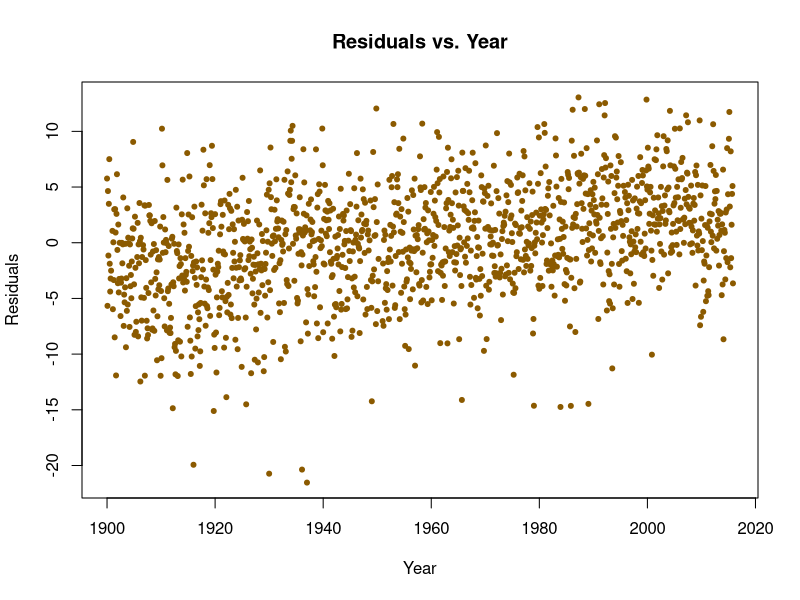
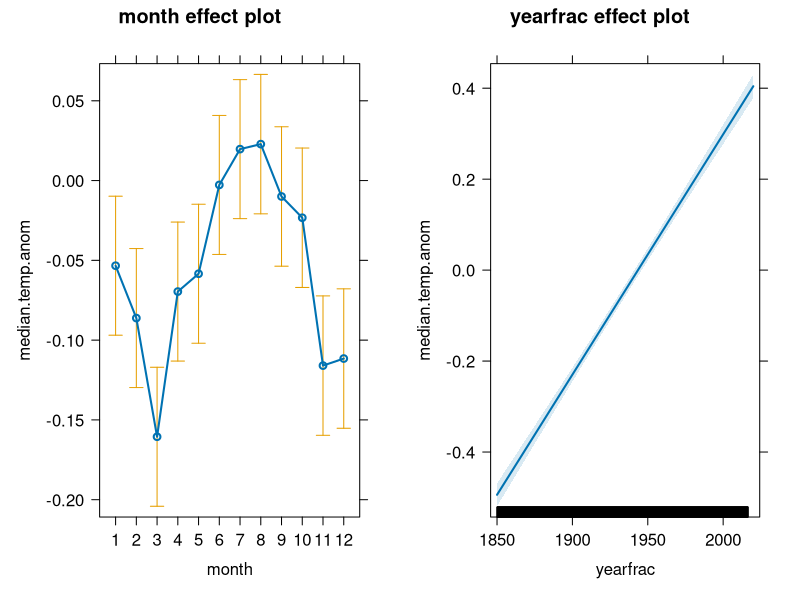
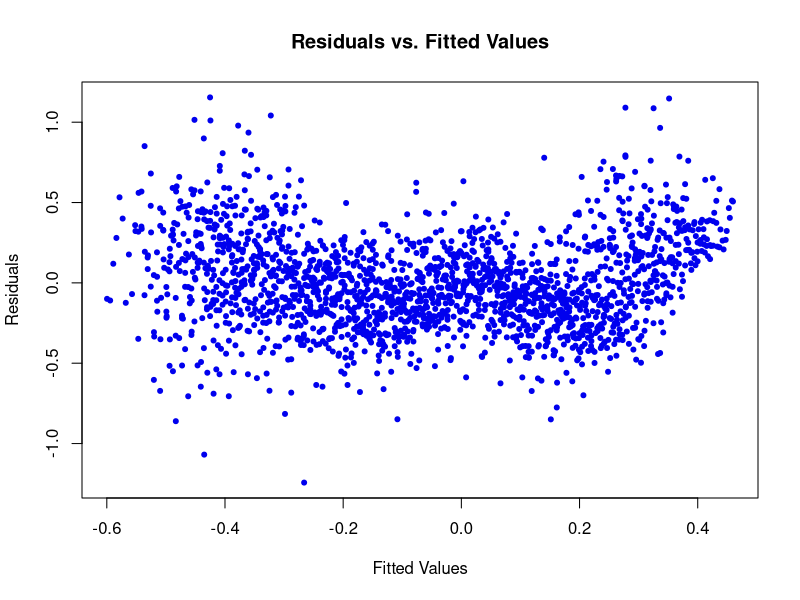
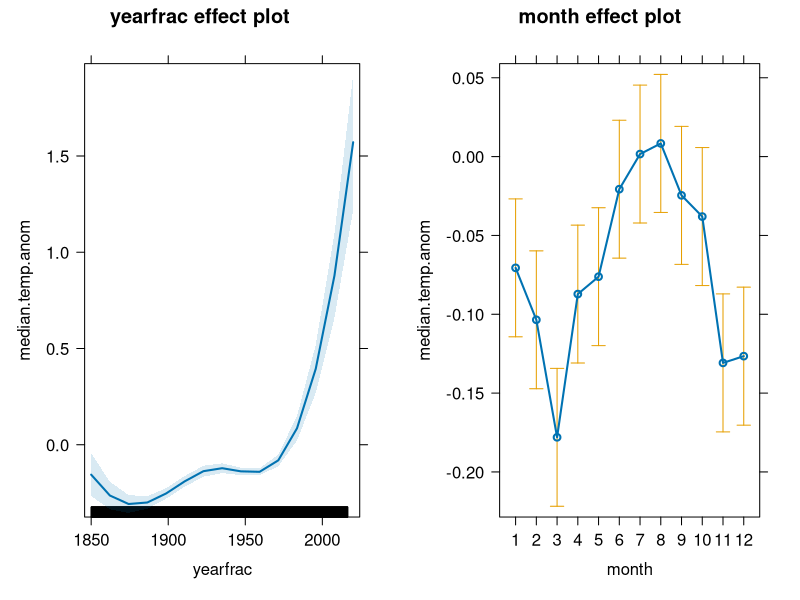
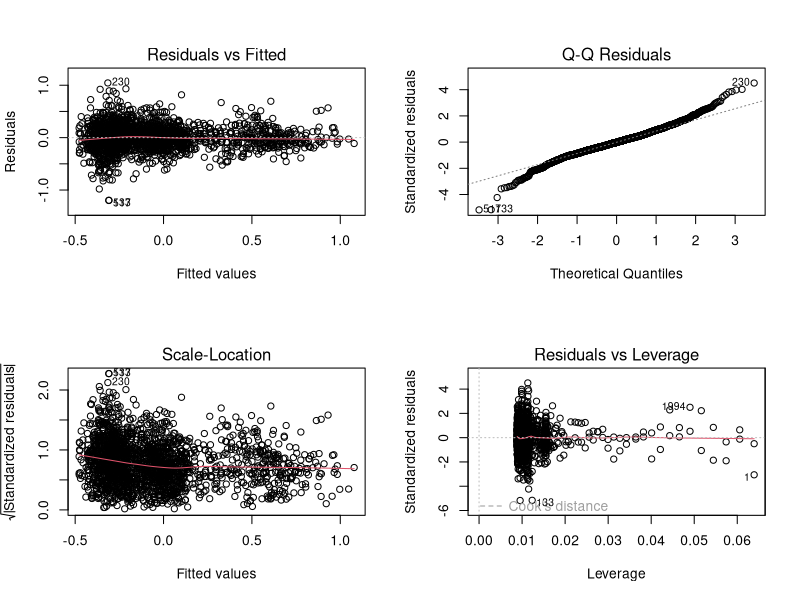
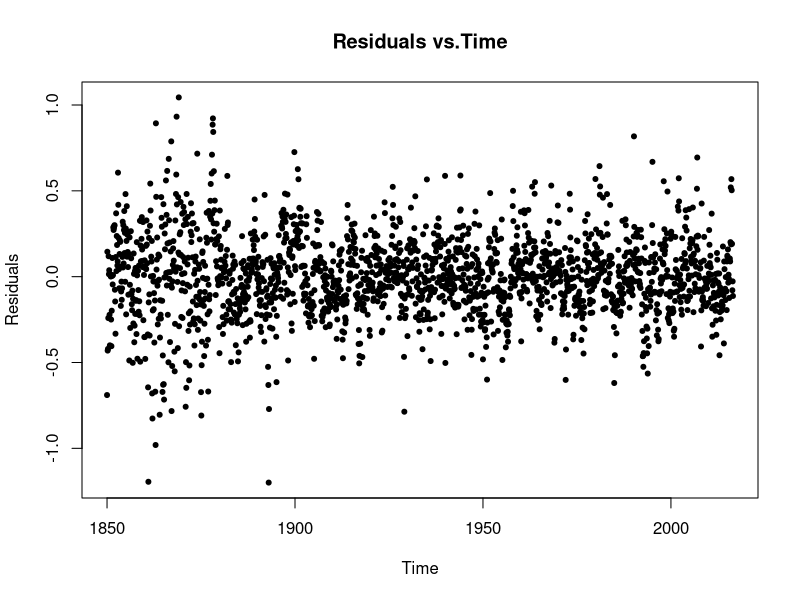

Here is the R script that generated these plots, in order:
## ---- chunk 1
knitr::opts_chunk$set(echo = TRUE)
## ---- chunk 2
weather = read.csv("rawbozemandata.csv", header = TRUE)

weather$YEAR = substr(as.character(weather$DATE), 0,nchar(weather$DATE)-2)
weather$MONTH = as.factor(substr(as.character(weather$DATE),5,nchar(weather$DATE)))
weather$year = (floor(weather$DATE/100))
weather$Month<-round((weather$DATE/100-weather$year)*100,1)
weather$Yearfrac<-weather$year+(weather$Month-1)/12 #makes it an integer variable
#fit the linear model
lm.weather = lm(MMXT ~ MONTH, data = weather)
#lm.weather$residuals
plot(weather$Yearfrac, lm.weather$residuals, pch = 20, col = "orange4",
     main = "Residuals vs. Year", xlab = "Year", ylab = "Residuals")
## ---- chunk 3
lm.seasoned <- lm(MMXT ~ Yearfrac + MONTH, data = weather)
lm.deseasoned <- lm(lm.weather$residuals ~ Yearfrac, data = weather)
summary(lm.seasoned)
summary(lm.deseasoned)
## ---- chunk 4
hadcrut <- read.table('HadCRUT.4.4.0.0.monthly_nh.txt',
                      col.names = c('Date', 'median.temp.anom',
                                    'bias.l95', 'bias.u95',
                                    'meas.l95', 'meas.u95',
                                    'coverage.l95', 'coverage.u95',
                                    'error.l95', 'error.u95',
                                    'l95', 'u95'))
hadcrut.ts <- ts(hadcrut$median.temp.anom, start = 1850, frequency = 12)
## ---- chunk 5
hadcrut$yearfrac <- as.vector(time(hadcrut.ts))
hadcrut$month <- factor(round(1 + 12 * (hadcrut$yearfrac %% 1), 0))
had.lm1 <- lm(median.temp.anom ~ month + yearfrac, data = hadcrut)
summary(had.lm1)
library(car)
Anova(had.lm1, test = "F", type = "III") #test for the month component

require(effects)
plot(allEffects(had.lm1))
## ---- chunk 6
plot(had.lm1$fitted.values, had.lm1$residuals, pch = 20, col = "blue2", main = "Residuals vs. Fitted Values", xlab = "Fitted Values", ylab = "Residuals")
## ---- chunk 7
for (i in 1:10){
  had.lm.poly = lm(median.temp.anom ~ poly(yearfrac,i,raw = TRUE) + month, data = hadcrut)
  print(summary(had.lm.poly))
}
## ---- chunk 8
pvals <- numeric(20)
for (i in 1:20){
  lm.poly.1 = lm(median.temp.anom ~ poly(yearfrac,i,raw = FALSE)+ month, data = hadcrut) 
  pvals[i] = (summary(lm.poly.1)$coefficients[i,4])
}
pvals
which(pvals > 0.05)
lm.poly.final = lm(median.temp.anom ~ poly(yearfrac,10,raw = FALSE) + month , data = hadcrut)
plot(allEffects(lm.poly.final))
## ---- chunk 9
par(mfrow = c(2,2))
plot(lm.poly.final)
par(mfrow = c(1,1))
plot(hadcrut$yearfrac,resid(lm.poly.final), main = "Residuals vs.Time",xlab = "Time", ylab = "Residuals", pch = 20)
## ---- chunk 10
sessionInfo()$R.version$nickname
getRversion()
sessionInfo()$platform
